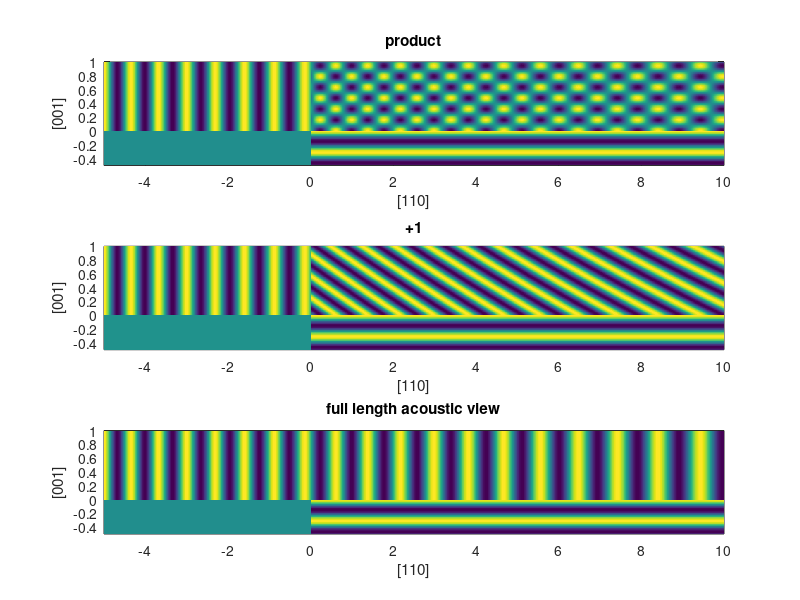

The MATLAB source for this figure:
function chirped()

w_op = 5;
k_op = 20;

V_ac = 1;
w_ac0 = 6;
w_ac1 = 4;
w_ac_period = 10;

figure('units','normalized','outerposition',[0 0 1 1]);
set(gcf,'color','w'); % set figure background to white
[p1,p2,p3] = MakePlots();

AnimatePlots();

    function w = AcousticFreq(t,x)
        w = w_ac0 + w_ac1*sawtooth((t - x/V_ac)/w_ac_period);
    end

    function [p1,p2,p3] = MakePlots()
        [xMesh,zMesh,totalProductMesh,totalPlusOneMesh,totalAcousticMesh] = Amplitudes(0);
        p1 = MakeSubplot(1,totalProductMesh,'product');
        p2 = MakeSubplot(2,totalPlusOneMesh,'+1');
        p3 = MakeSubplot(3,totalAcousticMesh,'full length acoustic view');
        
        function p = MakeSubplot(i,colourMesh,titleStr)
            subplot(3,1,i);
            p = pcolor(xMesh,zMesh,colourMesh);
            set(p,'EdgeColor', 'none');
            xlabel('[110]')
            ylabel('[001]')
            title(titleStr)
        end
    end

    function AnimatePlots()
        
        slides = 300;
        %f(1) = getframe(gcf);
        %[~,map] = rgb2ind(f(1).cdata, 256, 'nodither');
        for k = 1:slides
            UpdatePlots(k);
            %f(k) = getframe(gcf);
            %im(:,:,1,k) = rgb2ind(f(k).cdata, map, 'nodither');
        end
        %imwrite(im,map, strcat('AOD scattering', '.gif'), 'DelayTime', 0, 'LoopCount', inf)

        function UpdatePlots(n)
            t = 2 * pi / w_op * n / slides * 20; % last number gives number of optical periods
            [~,~,totalProductMesh,totalPlusOneMesh,totalAcousticMesh] = Amplitudes(t);
            set(p1,'CData', totalProductMesh);
            set(p2,'CData', totalPlusOneMesh);
            set(p3,'CData', totalAcousticMesh);
            drawnow;
        end
    end

    function [xMesh,zMesh,totalProductMesh,totalPlusOneMesh,totalAcousticMesh] = Amplitudes(t)
        % This would be much nicer done with a piecewise function...
        Xmain = 0:0.01:10;
        Zmain = 0:0.01:1;
        Xac = -5:0.01:-0.01;
        Zop = -0.5:0.01:-0.01;
        
        [xMeshMain,zMeshMain] = meshgrid(Xmain,Zmain);
        [xMeshOptic,zMeshOptic] = meshgrid(Xmain,Zop);
        [xMeshAcoustic,zMeshAcoustic] = meshgrid(Xac,Zmain);
        productMesh = Product(xMeshMain,zMeshMain,t);
        plusOneMesh = PlusOneAmp(xMeshMain,zMeshMain,t);
        acousticMainMesh = AcousticAmp(xMeshMain,zMeshMain,t);
        acousticMesh = AcousticAmp(xMeshAcoustic,zMeshAcoustic,t);
        opticMesh = OpticAmp(xMeshOptic,zMeshOptic,t);
        
        [xMesh,zMesh] = meshgrid([Xac Xmain],[Zop Zmain]);
        totalProductMesh = [ Zop'*Xac*0, opticMesh; acousticMesh, productMesh];
        totalPlusOneMesh = [ Zop'*Xac*0, opticMesh; acousticMesh, plusOneMesh];
        totalAcousticMesh = [ Zop'*Xac*0, opticMesh; acousticMesh, acousticMainMesh];
    end

    function amp = PlusOneAmp(x,z,t)
        amp = cos( (w_op + AcousticFreq(t,x)).*t - AcousticFreq(t,x)/V_ac.*x - k_op.*z );
    end
    function amp = MinusOneAmp(x,z,t)
        amp = cos( (w_op - AcousticFreq(t,x)).*t + AcousticFreq(t,x)/V_ac.*x - k_op.*z );
    end
    function amp = Product(x,z,t)
        amp = OpticAmp(x,z,t).*AcousticAmp(x,z,t);
    end
    function amp = OpticAmp(x,z,t)
        amp = cos( w_op.*t - k_op.*z );
    end
    function amp = AcousticAmp(x,z,t)
        amp = cos( AcousticFreq(t,x).*t - AcousticFreq(t,x)/V_ac.*x );
    end
end

